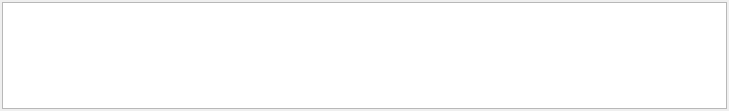
<?xml version="1.0" encoding="UTF-8"?>
<ui version="4.0">
 <class>ScriptVariablesDock</class>
 <widget class="QDockWidget" name="ScriptVariablesDock">
  <property name="geometry">
   <rect>
    <x>0</x>
    <y>0</y>
    <width>729</width>
    <height>111</height>
   </rect>
  </property>
  <property name="windowTitle">
   <string>Variables</string>
  </property>
  <widget class="QWidget" name="dockWidgetContents">
   <layout class="QGridLayout" name="gridLayout">
    <property name="leftMargin">
     <number>2</number>
    </property>
    <property name="topMargin">
     <number>2</number>
    </property>
    <property name="rightMargin">
     <number>2</number>
    </property>
    <property name="bottomMargin">
     <number>2</number>
    </property>
    <item row="0" column="0">
     <widget class="ScriptVariablesView" name="listView"/>
    </item>
   </layout>
  </widget>
 </widget>
 <customwidgets>
  <customwidget>
   <class>ScriptVariablesView</class>
   <extends>QListView</extends>
   <header>scriptvariablesview.h</header>
  </customwidget>
 </customwidgets>
 <resources/>
 <connections/>
</ui>
